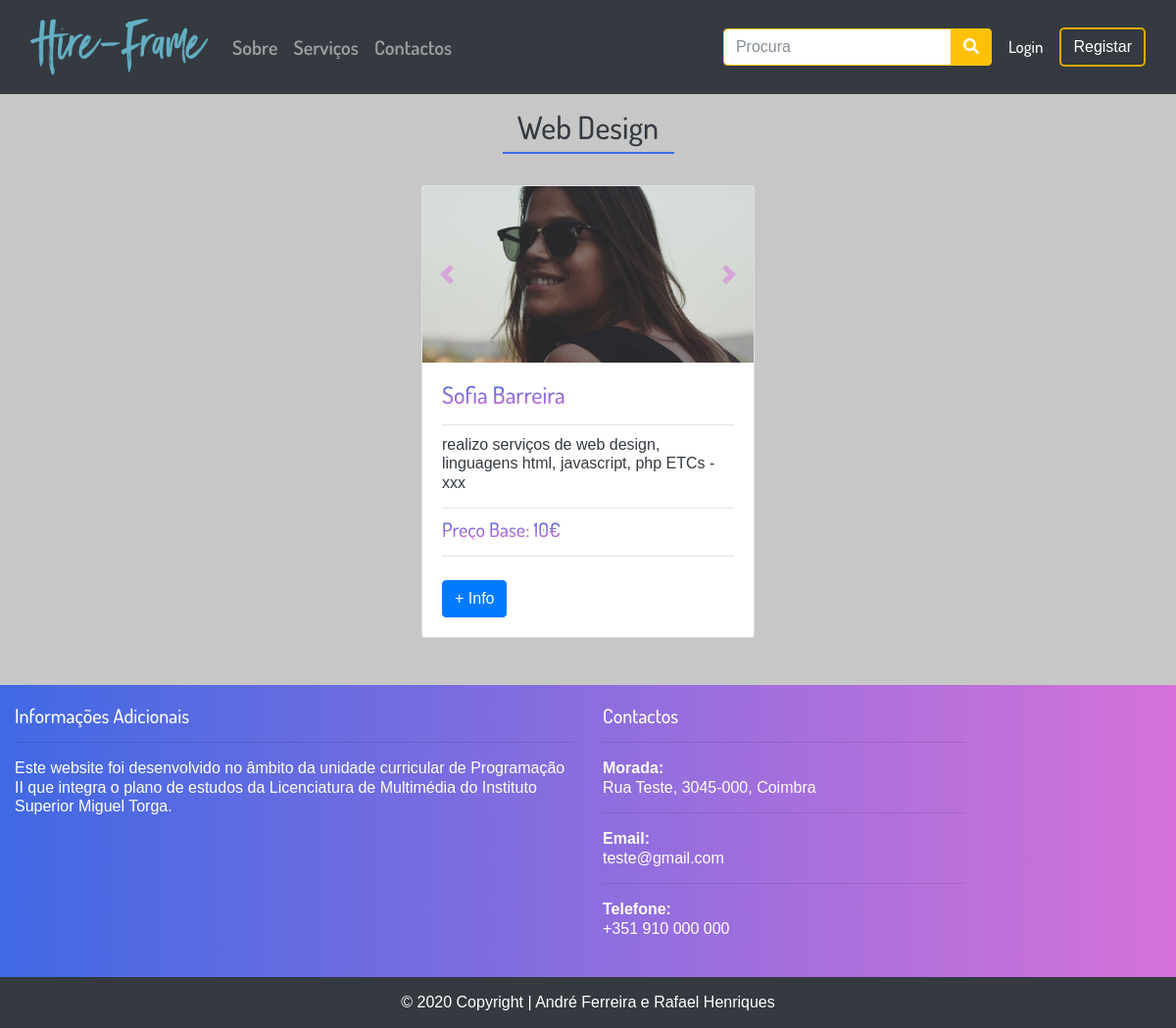
Page /index.php?op=subarea&id=13 on the committed database.
### tables this page shows
CREATE TABLE IF NOT EXISTS `subarea` (
  `id_subarea` int(11) NOT NULL AUTO_INCREMENT,
  `nome` varchar(50) NOT NULL,
  `data` datetime NOT NULL DEFAULT CURRENT_TIMESTAMP ON UPDATE CURRENT_TIMESTAMP,
  `id_area` int(11) NOT NULL,
  `img_subarea` varchar(255) NOT NULL,
  PRIMARY KEY (`id_subarea`),
  KEY `fk_id_area_area` (`id_area`)
);

CREATE TABLE IF NOT EXISTS `servico` (
  `id_utilizador` int(11) NOT NULL,
  `id_subarea` int(11) NOT NULL,
  `data` datetime NOT NULL DEFAULT CURRENT_TIMESTAMP ON UPDATE CURRENT_TIMESTAMP,
  `id_servico` int(11) NOT NULL AUTO_INCREMENT,
  `descricao` varchar(255) NOT NULL,
  PRIMARY KEY (`id_servico`),
  KEY `fk_id_utilizador_utilizador` (`id_utilizador`),
  KEY `fk_id_subarea_subarea` (`id_subarea`)
);

CREATE TABLE IF NOT EXISTS `utilizador` (
  `id_utilizador` int(11) NOT NULL AUTO_INCREMENT,
  `username` varchar(15) NOT NULL,
  `nome` varchar(150) NOT NULL,
  `id_genero` int(11) NOT NULL,
  `email` varchar(100) NOT NULL,
  `data_nascimento` date NOT NULL,
  `data` datetime NOT NULL DEFAULT CURRENT_TIMESTAMP ON UPDATE CURRENT_TIMESTAMP,
  `pass` varchar(255) NOT NULL,
  `tipo_utilizador` int(11) NOT NULL,
  `biografia` varchar(255) DEFAULT NULL,
  `imagem` varchar(255) DEFAULT NULL,
  `repor_pass` varchar(255) DEFAULT NULL,
  PRIMARY KEY (`id_utilizador`),
  UNIQUE KEY `id_area` (`id_utilizador`),
  UNIQUE KEY `username` (`username`),
  KEY `fk_id_tipo_tipo_utilizador` (`tipo_utilizador`),
  KEY `fk_id_genero_genero_utilizador` (`id_genero`)
);

### inc/subarea.inc.php (the view, shortened to what this page needs)
<div class="container">
  <div class="container-fluid py-3">
    <header class="col-md-12 mb-4">
<?php require("db_projetofinal.php");
$id = $_REQUEST["id"];
$dados = $db->query("SELECT subarea.nome, subarea.id_area FROM subarea WHERE subarea.id_subarea = $id");
foreach ($dados as $linha)
      echo'<h2 class="text-center text-dark">'.$linha["nome"].'</h2>';
?>
      <span class="underline mb-3"></span>
    </header>
    <div class="row justify-content-center">
<?php
$db = new PDO("mysql:host=localhost; dbname=projetofinal","root","");
$dados = $db->query("SELECT DISTINCT utilizador.nome, utilizador.id_utilizador, utilizador.imagem, servico.id_servico, servico.descricao, preco_servico.base FROM utilizador JOIN servico ON utilizador.id_utilizador = servico.id_utilizador JOIN subarea ON servico.id_subarea = subarea.id_subarea JOIN area ON subarea.id_area = area.id_area JOIN preco_servico ON servico.id_servico = preco_servico.id_servico WHERE subarea.id_subarea = $id");
if ($dados->rowCount() > 0){
foreach ($dados as $row) {
  echo '<div class="col-md-4 col-sm-6 col-xs-12 my-2">
          <div class="card">
            <div id="'.$row["id_servico"].'" class="carousel slide" data-ride="carousel">
              <div class="carousel-inner">
                <div class="carousel-item active">
                  <img src="'.$row["imagem"].'" class="card-img-top" alt="...">
                </div>
         ';
        echo'
        </div>
  <a class="carousel-control-prev" href="#'.$row["id_servico"].'" role="button" data-slide="prev">
  <span class="carousel-control-prev-icon" aria-hidden="true"></span>
  <span class="sr-only">Previous</span>
</a>
<a class="carousel-control-next" href="#'.$row["id_servico"].'" role="button" data-slide="next">
  <span class="carousel-control-next-icon" aria-hidden="true"></span>
  <span class="sr-only">Next</span>
</a>
</div>
                        <div class="card-body">
                            <h4 class="card-title grad-txt">'.$row["nome"].'</h4><hr>
                            <p class="text-dark card-subtitle">'.$row["descricao"].'</p><hr>
                            <h5 class="text-dark card-subtitle grad-txt">Preço Base: '.$row["base"].'€</h5><hr>
                            <a href="index.php?op=servicepage&id_utilizador='.$row["id_utilizador"].'&id_service='.$row["id_servico"].'" class="btn btn-primary mt-2">+ Info</a>
                        </div>
                    </div>
                </div>';
}
  }
?>
            </div>
        </div>
    </div>

### css/costum.css (style rules this page uses)
* { margin: 0; padding: 0; font-size: 100%; border: none; outline: none; line-height: 1.22; color: #fff; box-sizing: border-box; font-family: 'Dosis', sans-serif; }
body { background-repeat: no-repeat; background-position: center center; background-attachment: fixed; background-color: #c7c7c7; }
.grad-txt { background: -webkit-linear-gradient(#4069E4 , #D672D9); -webkit-background-clip: text; -webkit-text-fill-color: transparent; }
a, a:hover, a:focus, .footer-copyright>a:hover { text-decoration: none; color: #6c757d; }
.underline { content: ''; border-top: 2px solid #4069E4; width: 175px; display: block; margin-bottom: 8px; margin: 0 auto; }
.card-img-top { width: 100%; height: 15vw; object-fit: cover; }

### rows in the picture
subarea: nome "Web Design"
servico: id_utilizador.imagem (picture), id_utilizador.nome "Sofia Barreira", descricao "realizo serviços de web design, linguagens html, javascript, php ETCs - xxx", base "10"
